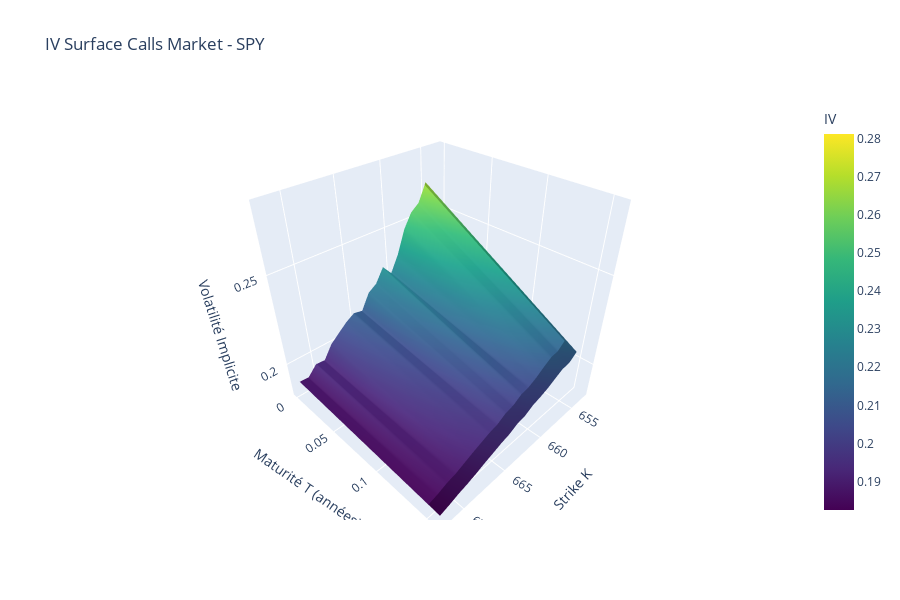
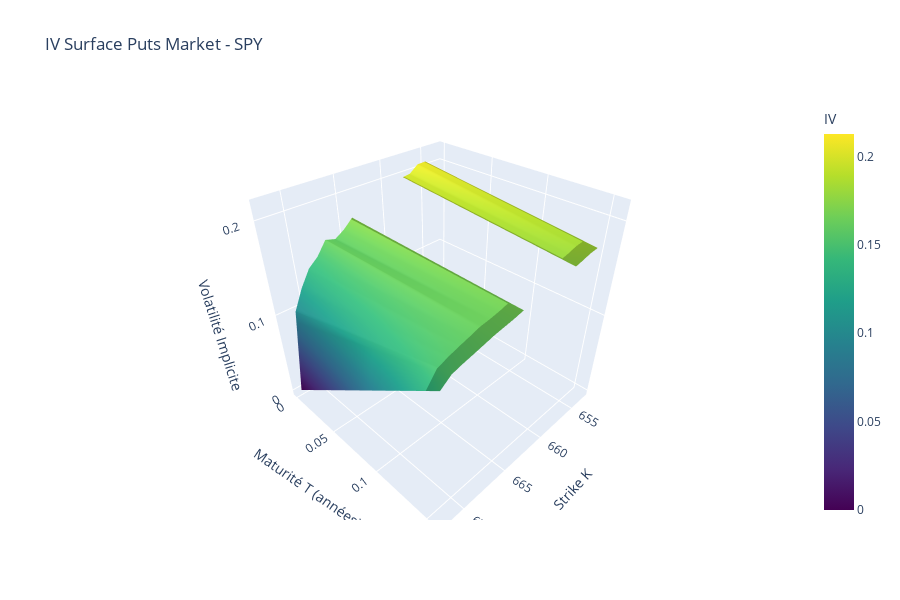

The notebook cell saved with these charts, in order:
### Markdown cell above
## 9. IV Surface Market (K × T)

### Code cell
print(f"\n{'='*60}")
print(f"CONSTRUCTION DES IV SURFACES MARKET")
print(f"{'='*60}\n")

# Calculer les IV pour les données market filtrées
# Utiliser la même grille T que pour les heatmaps
iv_calls_data = []
iv_puts_data = []

for t_display, t_actual in zip(T_grid_market, T_mapped):
    calls_at_T = calls_market_filtered[calls_market_filtered['T'] == t_actual]
    puts_at_T = puts_market_filtered[puts_market_filtered['T'] == t_actual]
    
    if not calls_at_T.empty:
        calls_by_K = calls_at_T.groupby('K')['iv_market'].mean()
        iv_calls_data.append(calls_by_K)
    else:
        iv_calls_data.append(pd.Series(dtype=float))
    
    if not puts_at_T.empty:
        puts_by_K = puts_at_T.groupby('K')['iv_market'].mean()
        iv_puts_data.append(puts_by_K)
    else:
        iv_puts_data.append(pd.Series(dtype=float))

iv_calls_market = pd.DataFrame(iv_calls_data, index=T_grid_market)
iv_puts_market = pd.DataFrame(iv_puts_data, index=T_grid_market)

print(f"IV Calls: {iv_calls_market.shape[0]} maturités × {iv_calls_market.shape[1]} strikes")
print(f"IV Puts:  {iv_puts_market.shape[0]} maturités × {iv_puts_market.shape[1]} strikes")

# Surface 3D pour IV Calls Market
fig_iv_calls_mkt = go.Figure(data=[go.Surface(
    z=iv_calls_market.values,
    x=iv_calls_market.columns,
    y=iv_calls_market.index,
    colorscale='Viridis',
    colorbar=dict(title="IV")
)])
fig_iv_calls_mkt.update_layout(
    title=f"IV Surface Calls Market - {TICKER}",
    scene=dict(
        xaxis_title="Strike K",
        yaxis_title="Maturité T (années)",
        zaxis_title="Volatilité Implicite"
    ),
    height=600
)
fig_iv_calls_mkt.show()

# Surface 3D pour IV Puts Market
fig_iv_puts_mkt = go.Figure(data=[go.Surface(
    z=iv_puts_market.values,
    x=iv_puts_market.columns,
    y=iv_puts_market.index,
    colorscale='Viridis',
    colorbar=dict(title="IV")
)])
fig_iv_puts_mkt.update_layout(
    title=f"IV Surface Puts Market - {TICKER}",
    scene=dict(
        xaxis_title="Strike K",
        yaxis_title="Maturité T (années)",
        zaxis_title="Volatilité Implicite"
    ),
    height=600
)
fig_iv_puts_mkt.show()

### Figure 1 — Plotly figure (JSON) as saved in the notebook; plotly's stock layout.template omitted (floating-point values rounded to 4 significant figures; data arrays with more than 128 entries replaced by an {"elided": "..."} marker saying what was removed)
{"data": [{"colorbar": {"title": {"text": "IV"}}, "colorscale": [[0, "#440154"], [0.1111, "#482878"], [0.2222, "#3e4989"], [0.3333, "#31688e"], [0.4444, "#26828e"], [0.5556, "#1f9e89"], [0.6667, "#35b779"], [0.7778, "#6ece58"], [0.8889, "#b5de2b"], [1, "#fde725"]], "type": "surface", "x": [653.0, 654.0, 655.0, 656.0, 657.0, 658.0, 659.0, 660.0, 661.0, 662.0, 663.0, 664.0, 665.0, 666.0, 667.0, 668.0, 669.0, 670.0, 671.0, 672.0], "y": [0.0, 0.1669, 0.3338, 0.5008, 0.6677, 0.8346, 1.002, 1.168, 1.335, 1.502, 1.669, 1.836, 2.003, 2.17], "z": {"elided": "14x20 float values"}}], "layout": {"height": 600, "scene": {"xaxis": {"title": {"text": "Strike K"}}, "yaxis": {"title": {"text": "Maturité T (années)"}}, "zaxis": {"title": {"text": "Volatilité Implicite"}}}, "title": {"text": "IV Surface Calls Market - SPY"}}}

### Figure 2 — Plotly figure (JSON) as saved in the notebook; plotly's stock layout.template omitted (floating-point values rounded to 4 significant figures; data arrays with more than 128 entries replaced by an {"elided": "..."} marker saying what was removed)
{"data": [{"colorbar": {"title": {"text": "IV"}}, "colorscale": [[0, "#440154"], [0.1111, "#482878"], [0.2222, "#3e4989"], [0.3333, "#31688e"], [0.4444, "#26828e"], [0.5556, "#1f9e89"], [0.6667, "#35b779"], [0.7778, "#6ece58"], [0.8889, "#b5de2b"], [1, "#fde725"]], "type": "surface", "x": [653.0, 654.0, 655.0, 656.0, 657.0, 658.0, 659.0, 660.0, 661.0, 662.0, 663.0, 664.0, 665.0, 666.0, 667.0, 668.0, 669.0, 670.0, 671.0, 672.0], "y": [0.0, 0.1669, 0.3338, 0.5008, 0.6677, 0.8346, 1.002, 1.168, 1.335, 1.502, 1.669, 1.836, 2.003, 2.17], "z": {"elided": "14x20 float values"}}], "layout": {"height": 600, "scene": {"xaxis": {"title": {"text": "Strike K"}}, "yaxis": {"title": {"text": "Maturité T (années)"}}, "zaxis": {"title": {"text": "Volatilité Implicite"}}}, "title": {"text": "IV Surface Puts Market - SPY"}}}
